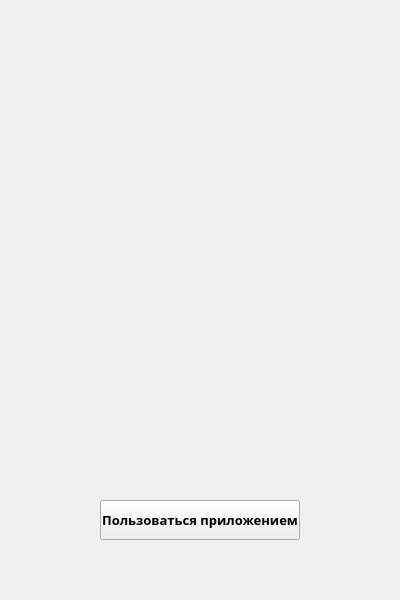
<?xml version="1.0" encoding="UTF-8"?>
<ui version="4.0">
 <class>SpaceMan</class>
 <widget class="QMainWindow" name="SpaceMan">
  <property name="geometry">
   <rect>
    <x>0</x>
    <y>0</y>
    <width>400</width>
    <height>600</height>
   </rect>
  </property>
  <property name="minimumSize">
   <size>
    <width>400</width>
    <height>600</height>
   </size>
  </property>
  <property name="maximumSize">
   <size>
    <width>400</width>
    <height>600</height>
   </size>
  </property>
  <property name="windowTitle">
   <string>Адриян Николаев</string>
  </property>
  <widget class="QWidget" name="centralwidget">
   <widget class="QLabel" name="image">
    <property name="geometry">
     <rect>
      <x>92</x>
      <y>50</y>
      <width>216</width>
      <height>320</height>
     </rect>
    </property>
    <property name="text">
     <string/>
    </property>
   </widget>
   <widget class="QLabel" name="congratulation">
    <property name="geometry">
     <rect>
      <x>0</x>
      <y>300</y>
      <width>400</width>
      <height>300</height>
     </rect>
    </property>
    <property name="text">
     <string/>
    </property>
   </widget>
   <widget class="QPushButton" name="application_button">
    <property name="geometry">
     <rect>
      <x>100</x>
      <y>500</y>
      <width>200</width>
      <height>40</height>
     </rect>
    </property>
    <property name="text">
     <string>Пользоваться приложением</string>
    </property>
    <property name="font">
    <font>
     <family>Yu Gothic UI Semilight</family>
     <pointsize>10</pointsize>
     <bold>true</bold>
    </font>
   </property>
   </widget>
  </widget>
 </widget>
 <resources/>
 <connections/>
</ui>
